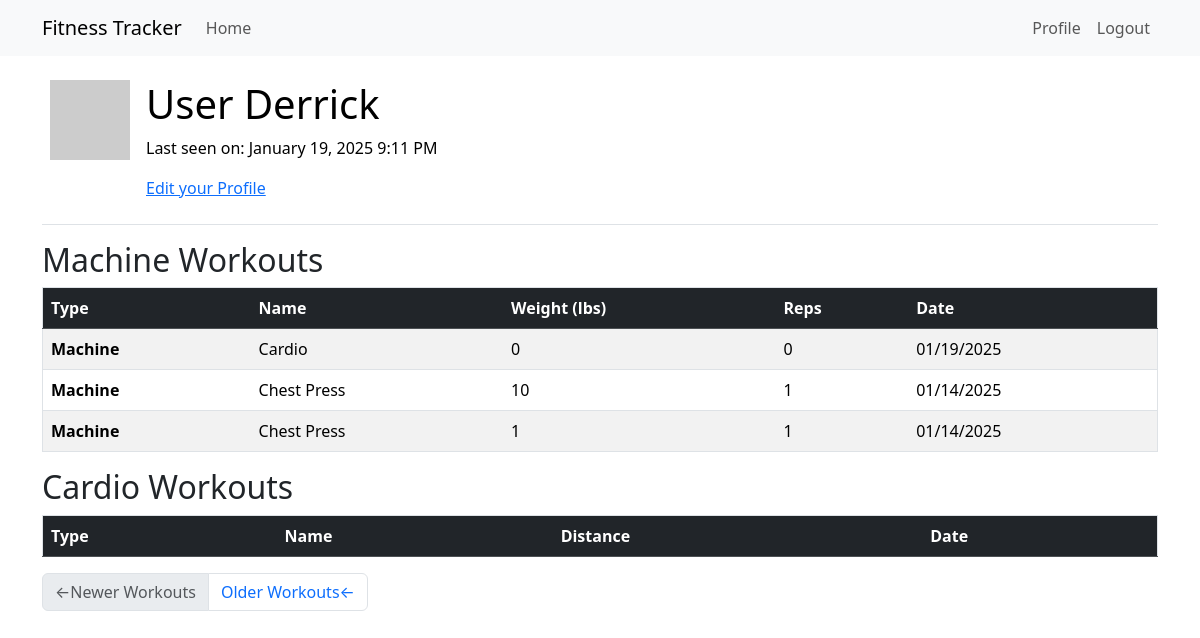
/user/Derrick (signed in), run on an earlier commit of the app's database.
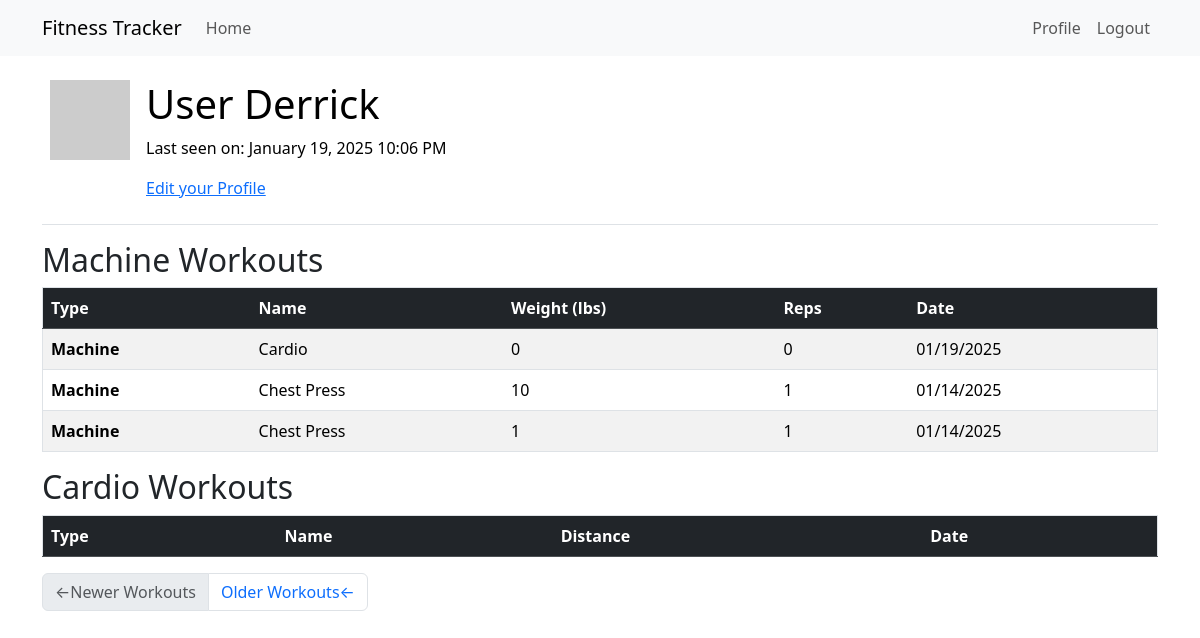
And on a later commit of the database.
### app/models.py (models this page shows, shortened)
class User(UserMixin, db.Model):
    id: Mapped[int] = mapped_column(primary_key=True)
    username: Mapped[str] = mapped_column(String(64), index=True, unique=True)
    email: Mapped[str] = mapped_column(String(120), index=True, unique=True)
    password_hash: Mapped[Optional[str]] = mapped_column(String(256))
    workouts: Mapped[List['Workout']] = relationship(back_populates='user', lazy='dynamic')
    about_me: Mapped[Optional[str]] = mapped_column(String(140))
    last_seen: Mapped[Optional[datetime]] = mapped_column(
        default=lambda: datetime.now(timezone.utc))
    def avatar(self, size):
        digest = md5(self.email.lower().encode('utf-8')).hexdigest()
        return f'https://www.gravatar.com/avatar/{digest}?d=identicon&s={size}'

class MachineExercise(db.Model):
    id: Mapped[int] = mapped_column(primary_key=True)
    name: Mapped[str] = mapped_column(String(64), index=True)
    reps: Mapped[int] = mapped_column(Integer, default=1)
    weight: Mapped[int] = mapped_column(Integer, default=0)
    workouts: Mapped[List['Workout']] = relationship(secondary='workout_machine_exercise', back_populates='machine_exercises')

class Workout(db.Model):
    id: Mapped[int] = mapped_column(primary_key=True)
    date: Mapped[datetime] = mapped_column(index=True, default=lambda: datetime.now(timezone.utc))
    user_id: Mapped[int] = mapped_column(ForeignKey(User.id), index=True)
    user: Mapped[User] = relationship(back_populates='workouts')
    machine_exercises: Mapped[List["MachineExercise"]] = relationship(secondary='workout_machine_exercise', back_populates="workouts")
    cardio_exercises: Mapped[List["CardioExercise"]] = relationship(secondary='workout_cardio_exercise', back_populates="workouts")

### app/routes.py (the view)
@app.route('/user/<username>')
@login_required
def user(username):
    if not current_user.is_authenticated:
        return redirect(url_for('index'))
    page = request.args.get('page', 1, type=int)
    user = db.first_or_404(sa.select(User).where(User.username == username))
    query = user.workouts.order_by(Workout.date.desc())
    workouts = db.paginate(query, page=page, per_page=app.config['WORKOUTS_PER_PAGE'], error_out=False)
    next_url = url_for('user', username=username, page=workouts.next_num) \
        if workouts.has_next else None
    prev_url = url_for('user', username=username, page=workouts.prev_num) \
        if workouts.has_prev else None
    return render_template('user.html', user=current_user, workouts=workouts.items, next_url=next_url, prev_url=prev_url)

### app/models.py (called while the page is built)
@login.user_loader
def load_user(id):
    return db.session.get(User, int(id))

### app/routes.py (called while the page is built)
@app.before_request
def before_request():
    if current_user.is_authenticated:
        current_user.last_seen = datetime.now(timezone.utc)
        db.session.commit()

### app/templates/user.html (shortened to what this page needs)
{% extends "base.html" %} {% block content %}
<table class="table table-hover">
  <tr>
    <td width="64px"><img src="{{ user.avatar(64) }}" /></td>
    <td>
      <h1>User {{ user.username }}</h1>
      {% if user.last_seen %}<p>Last seen on: {{ moment(user.last_seen).format('LLL') }}</p>{% endif %}
      {% if user == current_user %}
      <p><a href="{{ url_for('edit_profile') }}">Edit your Profile</a></p>
      {% endif %}
    </td>
  </tr>
</table>
{% include '_workout.html' %}
<nav aria-label="Post navigation">
  <ul class="pagination">
    <li class="page-item{% if not prev_url %} disabled{% endif %}">
      <a class="page-link" href="{{ prev_url }}">
        <span aria-hidden="true">&larr;</span>Newer Workouts
      </a>
    </li>
    <li class="page-item{% if not next_url %} disabled{% endif %}">
      <a class="page-link" href="{{ next_url }}">
        Older Workouts<span aria-hidden="true">&larr;</span>
      </a>
    </li>
  </ul>
</nav>
{% endblock %}

### app/templates/base.html (shortened to what this page needs)
<!doctype html>
<html lang="en">
  <head>
    <link
        href="https://cdn.jsdelivr.net/npm/bootstrap@5.3.2/dist/css/bootstrap.min.css"
        rel="stylesheet"
>
  </head>
  <body>
    <nav class="navbar navbar-expand-lg bg-body-tertiary">
      <div class="container">
        <a class="navbar-brand" href="{{ url_for('index') }}">Fitness Tracker</a>
        <div class="collapse navbar-collapse" id="navbarSupportedContent">
          <ul class="navbar-nav me-auto mb-2 mb-lg-0">
            <li class="nav-item">
              <a class="nav-link" aria-current="page" href="{{ url_for('index') }}">Home</a>
            </li>
          </ul>
          <ul class="navbar-nav mb-2 mb-lg-0">
            {% if current_user.is_anonymous %}
            <li class="nav-item">
              <a class="nav-link" aria-current="page" href="{{ url_for('login') }}">Login</a>
            </li>
            {% else %}
            <li class="nav-item">
              <a class="nav-link" aria-current="page" href="{{ url_for('user', username=current_user.username) }}">Profile</a>
            </li>
            <li class="nav-item">
              <a class="nav-link" aria-current="page" href="{{ url_for('logout') }}">Logout</a>
            </li>
            {% endif %}
          </ul>
        </div>
      </div>
    </nav>
    <div class="container mt-3">
      {% block content %}{% endblock %}
    </div>
  </body>
</html>

### app/templates/_workout.html (shortened to what this page needs)
<div class="table-responsive">
  <h2>Machine Workouts</h2>
  <table class="table table-striped table-hover border">
    <thead class="table-dark">
      <tr>
        <th scope="col">Type</th>
        <th scope="col">Name</th>
        <th scope="col">Weight (lbs)</th>
        <th scope="col">Reps</th>
        <th scope="col">Date</th>
      </tr>
    </thead>
    <tbody>
      {% for workout in workouts %}
        {% for machine in workout.machine_exercises %}
        <tr>
          <td><strong>Machine</strong></td>
          <td>{{ machine.name }}</td>
          <td>{{ machine.weight }}</td>
          <td>{{ machine.reps }}</td>
          <td>{{ moment(workout.date).format('L') }}</td>
        </tr>
        {% endfor %}
      {% endfor %}
    </tbody>
  </table>
  <h2>Cardio Workouts</h2>
  <table class="table table-striped table-hover border">
    <thead class="table-dark">
      <tr>
        <th scope="col">Type</th>
        <th scope="col">Name</th>
        <th scope="col">Distance</th>
        <th scope="col">Date</th>
      </tr>
    </thead>
  </table>
</div>

What changed in the data, as far as the page shows it:
changed User "Derrick": last_seen "January 19, 2025 9:11 PM" → "January 19, 2025 10:06 PM"
